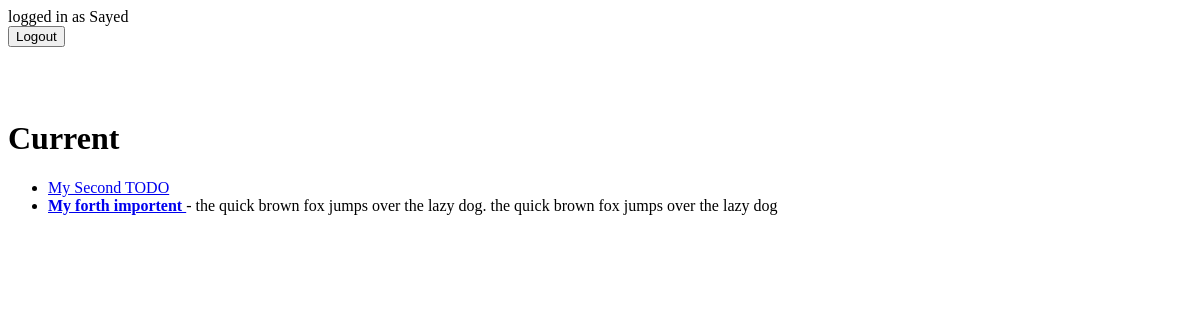
Before: /currenttodos/ (signed in) with the older database file.
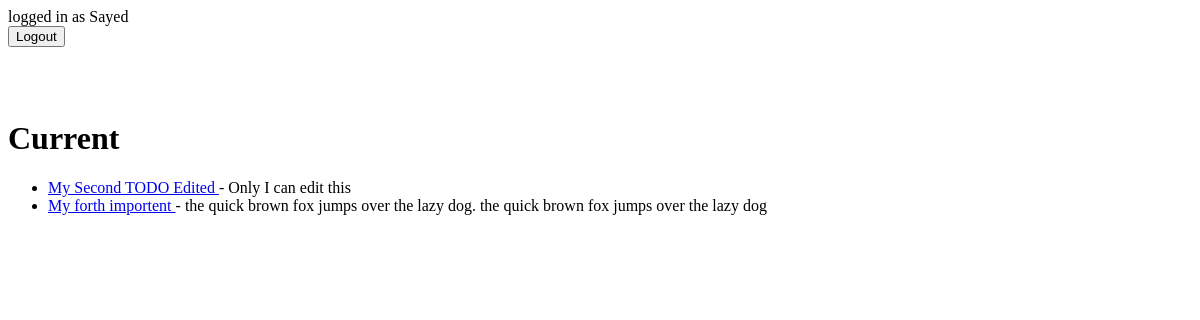
After: the same page with the newer database file.
### todo/models.py (models this page shows)
class Todo(models.Model):
    title = models.CharField(max_length = 100)
    memo = models.TextField(blank = True)
    created = models.DateTimeField(auto_now_add = True)
    dateCompleted = models.DateTimeField(null = True, blank = True)
    importent = models.BooleanField(default = False)
    user = models.ForeignKey(User, on_delete = models.CASCADE)
    def __str__(self):
        return self.title

### todo/views.py (the view)
# urls.py: path('currenttodos/', views.currenttodos, name = 'currenttodos'),
def currenttodos(request):
    todos = Todo.objects.filter(user = request.user, dateCompleted__isnull = True )
    return render(request, 'todo/currenttodos.html', {'todos' : todos})

### todo/templates/todo/currenttodos.html
{% extends "todo/base.html" %}
{% block content %}
<h1>Current</h1>
<ul>
    {% for todo in todos %}
        <li>
            <a href="{% url 'todoView' todo.id %}">
                {% if todo.importent %} <b> {% endif %}
                {{ todo }}
                {% if todo.importent %} </b> {% endif %}
            </a>
            {% if todo.memo %} - {{ todo.memo }} {% endif %}
        </li>
    {% endfor %}
</ul>
{% endblock %}

### todo/templates/todo/base.html (shortened to what this page needs)
{% if user.is_authenticated %}
logged in as {{ user.username }}
<form action="{% url 'logoutuser' %}" method="post">
    <button type="submit">Logout</button>
</form>
{% else %}
<a href="{% url 'signupuser' %}">Sign Up</a>
<a href="{% url 'loginuser' %}">Sign in</a>
{% endif %}
{% block content %}
{% endblock %}

Changed rows visible on the page:
changed Todo: title "My Second TODO" → "My Second TODO Edited"; memo (not shown) → "Only I can edit this"
changed Todo "My forth importent": importent True → False (drawn)
